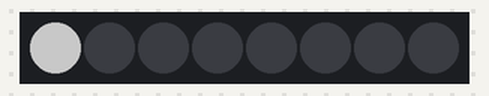
Bench run of a sketch on a simulated Arduino Uno, built with avr-gcc and run on an emulated ATmega328P. On the bench: 8 RGB LEDs in strip order, left to right. Dim RGB values are drawn brighter than linear; the strip is taken to match the declared colour order.

Above: at 0.1 s.
At 1.6 s:
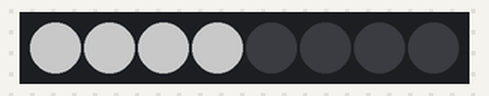
At 2.6 s:
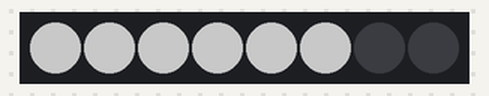
At 3.6 s:
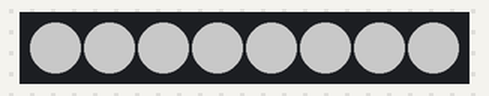
At 5.6 s:
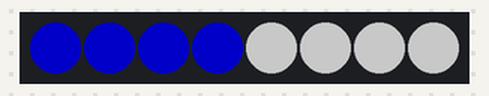
At 7.6 s:
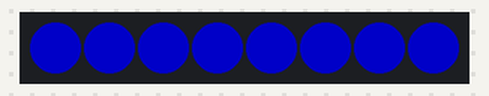
Timing chart, 0 to 40.0 s (numbered marks = the images above):
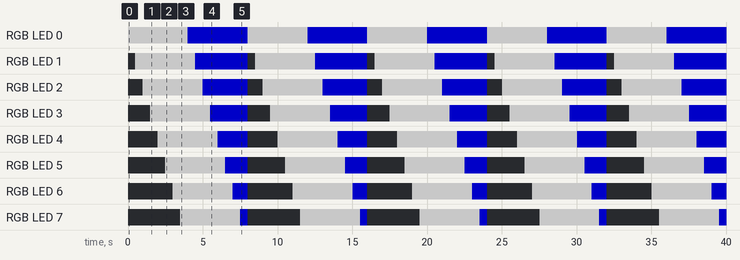

Measured:
- by itself, RGB LED 0: alternates RGB(100, 100, 100) for 4.0 s and RGB(0, 0, 100) for 4.0 s
- by itself, RGB LED 1: repeats every 8.0 s: RGB(0, 0, 100) 3.5 s, off 0.50 s, RGB(100, 100, 100) 4.0 s
- by itself, RGB LED 2: repeats every 8.0 s: RGB(0, 0, 100) 3.0 s, off 1.0 s, RGB(100, 100, 100) 4.0 s
- by itself, RGB LED 3: repeats every 8.0 s: RGB(0, 0, 100) 2.5 s, off 1.5 s, RGB(100, 100, 100) 4.0 s
- by itself, RGB LED 4: repeats every 8.0 s: RGB(0, 0, 100) 2.0 s, off 2.0 s, RGB(100, 100, 100) 4.0 s
- by itself, RGB LED 5: repeats every 8.0 s: RGB(0, 0, 100) 1.5 s, off 2.5 s, RGB(100, 100, 100) 4.0 s
- by itself, RGB LED 6: repeats every 8.0 s: RGB(0, 0, 100) 1.0 s, off 3.0 s, RGB(100, 100, 100) 4.0 s
- by itself, RGB LED 7: repeats every 8.0 s: RGB(0, 0, 100) 0.50 s, off 3.5 s, RGB(100, 100, 100) 4.0 s

The sketch:

led-signal.ino
```cpp
// (licence header left out)
// Need to install/import this library.
// More detail: https://learn.adafruit.com/adafruit-neopixel-uberguide/arduino-library-use
// Code best practices: https://blog.adafruit.com/2022/07/11/neopixel-arduino-library-best-practices/
#include <Adafruit_NeoPixel.h>

int pin = A5;      // Data pin for the NeoPixel array
int numPixels = 8; // Define the number of NeoPixels on the board

// NeoPixel color format & data rate.
// We have an RGBW pixel array (there is colour and a white pixel).
int pixelFormat = NEO_RGBW + NEO_KHZ800;

// Create a pointer for the NeoPixel object (must be outside all functions)
Adafruit_NeoPixel *pixels;

void setup()
{
  // Then create a new NeoPixel object dynamically with these values:
  pixels = new Adafruit_NeoPixel(numPixels, pin, pixelFormat);

  // Initialize NeoPixel strip object
  pixels->begin();
}

void loop()
{
  pixels->clear(); // Set all pixel colors to 'off'

  // The first NeoPixel is #0, second is #1, all the way up
  // to the count of pixels minus one.

  // Set pixels to white at mid-intensity
  for (int i = 0; i < numPixels; i++)
  { // For each pixel...

    // pixels->Color() takes RGBW values, from 0,0,0,0
    // up to 255,255,255,255 and converts to expected format

    // set pixel to white
    pixels->setPixelColor(i, pixels->Color(0, 0, 0, 100));

    pixels->show(); // Send the updated pixel colors to the hardware.

    delay(500); // Pause before next pass through loop
  }

  // Set pixels to blue at mid-intensity
  for (int i = 0; i < numPixels; i++)
  { // For each pixel...

    // set pixel to blue
    pixels->setPixelColor(i, pixels->Color(0, 0, 100, 0));

    pixels->show(); // Send the updated pixel colors to the hardware.

    delay(500); // Pause before next pass through loop
  }
}
```
